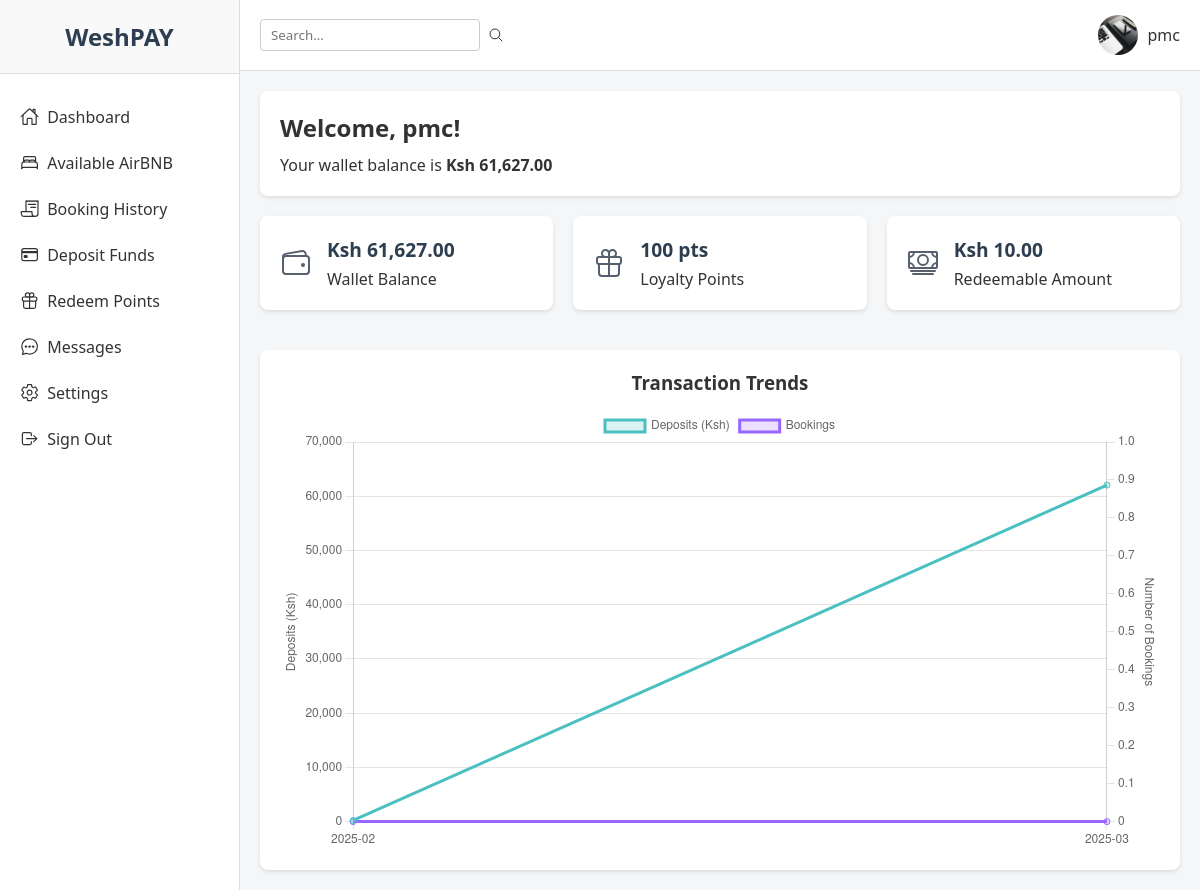
/dashboard.php (signed in), run on an earlier commit of the app's database.
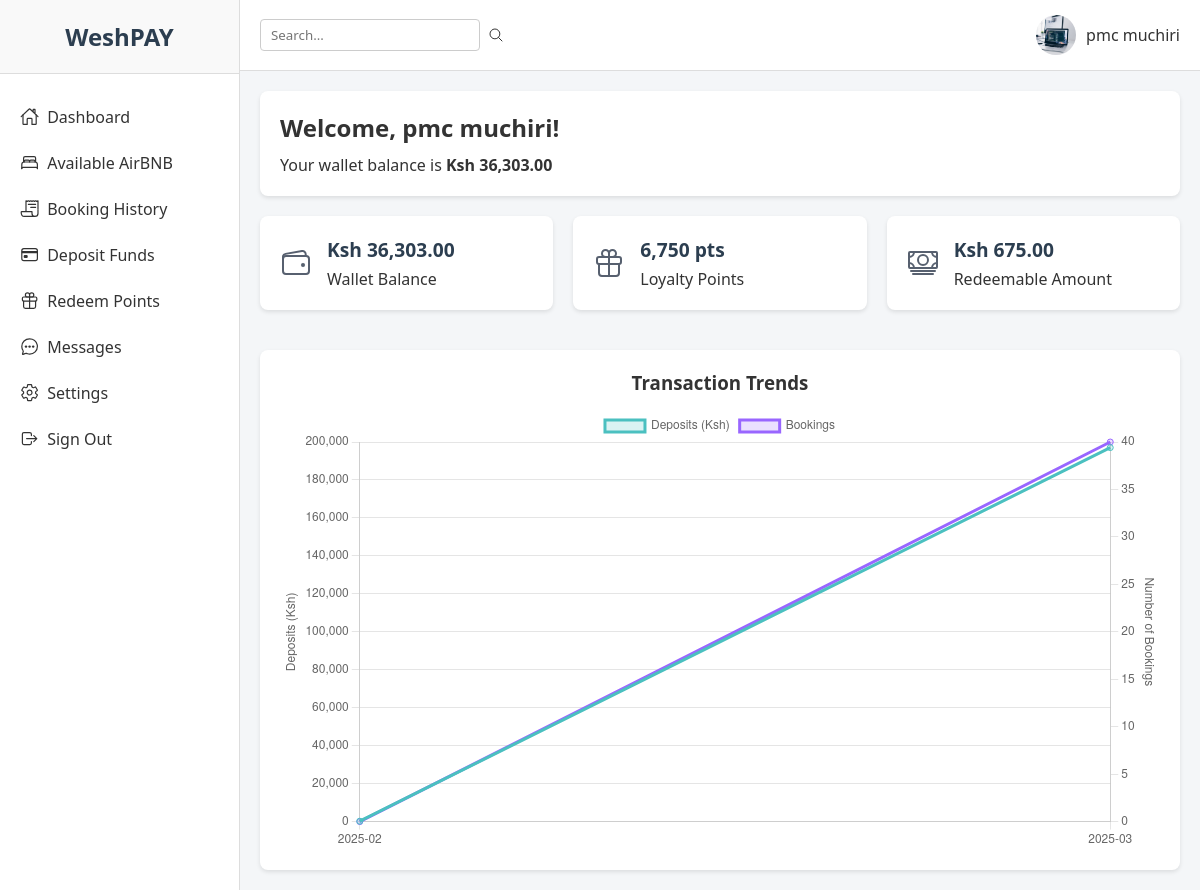
And on a later commit of the database.
### tables this page shows
CREATE TABLE `users` (
  `user_id` int(11) NOT NULL,
  `full_name` varchar(100) NOT NULL,
  `profile_picture` varchar(255) DEFAULT NULL,
  `email` varchar(100) NOT NULL,
  `phone` varchar(20) NOT NULL,
  `password_hash` varchar(255) NOT NULL,
  `role` enum('guest','host','admin') NOT NULL DEFAULT 'guest',
  `created_at` timestamp NOT NULL DEFAULT current_timestamp()
);

CREATE TABLE `wallets` (
  `wallet_id` int(11) NOT NULL,
  `user_id` int(11) NOT NULL,
  `balance` decimal(10,2) NOT NULL DEFAULT 0.00,
  `currency` varchar(10) DEFAULT 'USD'
);

CREATE TABLE `loyalty_points` (
  `id` int(11) NOT NULL,
  `user_id` int(11) NOT NULL,
  `points` int(11) DEFAULT 0,
  `last_updated` timestamp NOT NULL DEFAULT current_timestamp() ON UPDATE current_timestamp()
);

### public/dashboard.php (the view, shortened to what the changed rows need)
<?php
require '../config/db_connect.php';
$user_id = $_SESSION["user_id"];
$stmt = $pdo->prepare("SELECT full_name, profile_picture FROM users WHERE user_id = ?");
$stmt->execute([$user_id]);
$user = $stmt->fetch(PDO::FETCH_ASSOC);
$full_name = $user ? $user["full_name"] : "User";
$profile_picture = $user && !empty($user["profile_picture"]) ? "../uploads/" . $user["profile_picture"] : "../assets/imgs/default-user.png";
$stmt = $pdo->prepare("SELECT balance FROM wallets WHERE user_id = ?");
$stmt->execute([$user_id]);
$wallet = $stmt->fetch(PDO::FETCH_ASSOC);
$balance = $wallet ? $wallet["balance"] : 0.00;
$stmt = $pdo->prepare("SELECT points FROM loyalty_points WHERE user_id = ?");
$stmt->execute([$user_id]);
$points_data = $stmt->fetch(PDO::FETCH_ASSOC);
$points = $points_data ? $points_data["points"] : 0;
$equivalent_money = $points / 10;
$stmt = $pdo->prepare("
    SELECT DATE_FORMAT(created_at, '%Y-%m') AS month, SUM(amount) AS total_deposit
    FROM transactions
    WHERE transaction_type = 'deposit'
      AND wallet_id IN (SELECT wallet_id FROM wallets WHERE user_id = ?)
    GROUP BY month
    ORDER BY month ASC
");
$stmt->execute([$user_id]);
$depositData = $stmt->fetchAll(PDO::FETCH_ASSOC);
$stmt = $pdo->prepare("
    SELECT DATE_FORMAT(booking_date, '%Y-%m') AS month, COUNT(*) AS total_bookings
    FROM bookings
    WHERE user_id = ?
    GROUP BY month
    ORDER BY month ASC
");
$stmt->execute([$user_id]);
$bookingData = $stmt->fetchAll(PDO::FETCH_ASSOC);
$allMonths = [];
foreach ($depositData as $row) {
    $allMonths[$row['month']] = true;
}
foreach ($bookingData as $row) {
    $allMonths[$row['month']] = true;
}
ksort($allMonths);
$labels = array_keys($allMonths);
$depositValues = [];
$bookingValues = [];
foreach ($labels as $month) {
    foreach ($depositData as $row) {
        if ($row['month'] === $month) {
            $depositValues[] = floatval($row['total_deposit']);
            break;
        }
    }
    $found = false;
    foreach ($bookingData as $row) {
        if ($row['month'] === $month) {
            $bookingValues[] = intval($row['total_bookings']);
            $found = true;
            break;
        }
    }
    if (!$found) {
        $bookingValues[] = 0;
    }
}
?>
<!DOCTYPE html>
<html lang="en">
<head>
  <link rel="stylesheet" href="../assets/css/dashboard_new.css">
</head>
<body>
  <aside class="sidebar">
    <div class="sidebar-brand">
      <h2>WeshPAY</h2>
    </div>
  </aside>
  <div class="main-content">
    <header class="header">
      <div class="header-user">
        <img src="<?php echo htmlspecialchars($profile_picture); ?>" alt="Profile Picture">
        <span><?php echo htmlspecialchars($full_name); ?></span>
      </div>
    </header>
    <section class="overview">
      <div class="welcome-card">
        <h1>Welcome, <?php echo htmlspecialchars($full_name); ?>!</h1>
        <p>Your wallet balance is <strong>Ksh <?php echo number_format($balance, 2); ?></strong></p>
      </div>
      <div class="info-cards">
        <div class="info-card">
          <div>
            <h3>Ksh <?php echo number_format($balance, 2); ?></h3>
            <p>Wallet Balance</p>
          </div>
        </div>
        <div class="info-card">
          <div>
            <h3><?php echo number_format($points); ?> pts</h3>
            <p>Loyalty Points</p>
          </div>
        </div>
        <div class="info-card">
          <div>
            <h3>Ksh <?php echo number_format($equivalent_money, 2); ?></h3>
            <p>Redeemable Amount</p>
          </div>
        </div>
      </div>
    </section>
    <section class="chart-section">
      <h3>Transaction Trends</h3>
      <canvas id="transactionChart"></canvas>
    </section>
    <?php include '../includes/navbarroot.php'; ?>
  <script>
  var labels = <?php echo json_encode($labels); ?>;
  var depositValues = <?php echo json_encode($depositValues); ?>;
  var bookingValues = <?php echo json_encode($bookingValues); ?>;
  var ctx = document.getElementById('transactionChart').getContext('2d');
  var transactionChart = new Chart(ctx, {
    type: 'line',
    data: {
      labels: labels,
      datasets: [
        {
          label: 'Deposits (Ksh)',
          data: depositValues,
          borderColor: 'rgba(75, 192, 192, 1)',
          backgroundColor: 'rgba(75, 192, 192, 0.2)',
          fill: false,
          tension: 0.1,
          yAxisID: 'y'       // Link to the default (left) y-axis
        },
        {
          label: 'Bookings',
          data: bookingValues,
          borderColor: 'rgba(153, 102, 255, 1)',
          backgroundColor: 'rgba(153, 102, 255, 0.2)',
          fill: false,
          tension: 0.1,
          yAxisID: 'y1'      // Link to the second (right) y-axis
        }
      ]
    },
    options: {
      responsive: true,
      plugins: {
        legend: {
          display: true
        }
      },
      scales: {
        y: {
          beginAtZero: true,
          type: 'linear',
          position: 'left',
          title: {
            display: true,
            text: 'Deposits (Ksh)'
          }
        },
        y1: {
          beginAtZero: true,
          type: 'linear',
          position: 'right',
          title: {
            display: true,
            text: 'Number of Bookings'
          },
          grid: {
            drawOnChartArea: false // keeps the grid lines from overlapping
          }
        }
      }
    }
  });
</script>
</body>
</html>

What changed in the data, as far as the page shows it:
changed users: profile_picture: a different picture; full_name "pmc" → "pmc muchiri"
changed wallets: balance "61,627.00" → "36,303.00"
changed loyalty_points: points "100" → "6,750"; points "10.00" → "675.00"
Also different on the page:
chart data {{ json_encode($depositValues) }}: [210,62050] → [210,197050]
chart data {{ json_encode($bookingValues) }}: [0,0] → [0,40]
